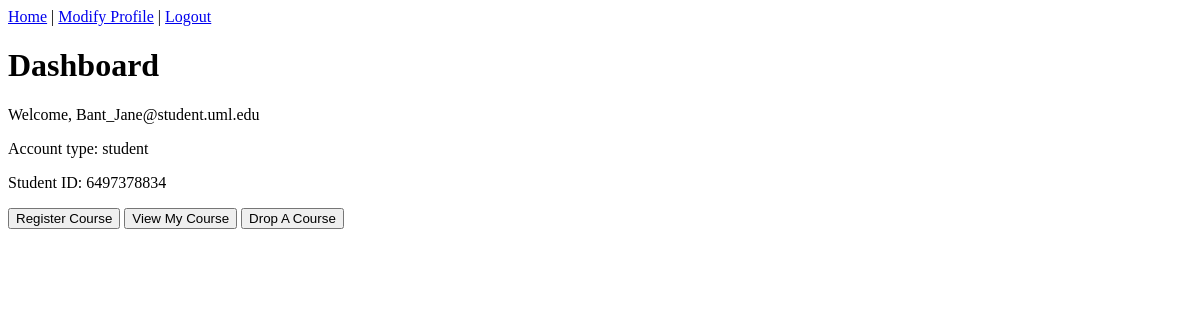
Page /student.php?page=home (signed in) on the earlier database version.
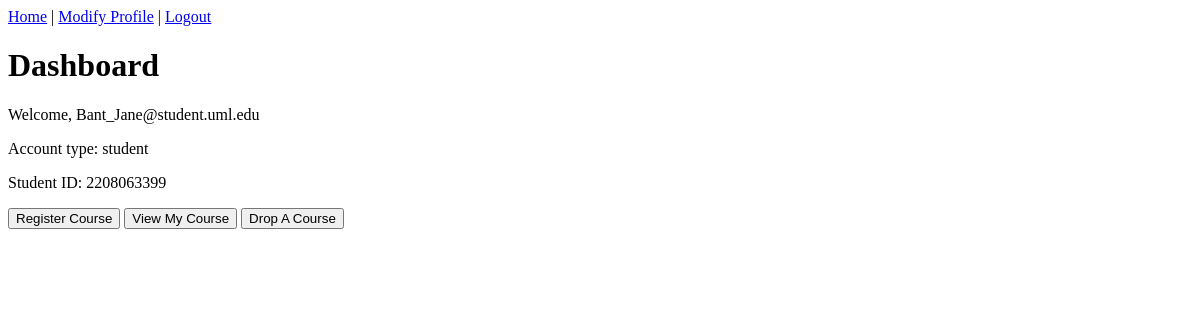
Same page on the later database version.
### tables this page shows
create table student
	(student_id		varchar(10), 
	 name			varchar(20) not null, 
	 email			varchar(50) not null,
	 dept_name		varchar(100), 
	 primary key (student_id),
	 foreign key (dept_name) references department (dept_name)
		on delete set null
	);

### config_functions.php (called while the page is built, shortened)
<?php
function get_student_id($user_email, $conn) {
    $stmt = $conn->prepare("SELECT student_id FROM student WHERE email = ?");
    $stmt->bind_param("s", $user_email);
    $stmt->execute();
    $stmt->bind_result($student_id);
    return $student_id;
}
function is_admin() {
    return $_SESSION['user_type'] === 'admin';
}
function is_instructor() {
    return $_SESSION['user_type'] === 'instructor';
}

### student.php (the view, shortened to what this page needs)
<?php
require_once 'config_functions.php';
$page = isset($_GET['page']) ? $_GET['page'] : 'home';
$conn = get_db_connection();
$user_id = $_SESSION['user_id'] ?? null;
$user_type = $_SESSION['user_type'] ?? null;
$student_id = null;
if ($user_type === 'student') {
    $student_id = get_student_id($user_id, $conn);
}
?>
<!DOCTYPE html>
<html>
<head>
</head>
<body>
    <div class="content">
        <?php
        switch ($page) {
            case 'home':
                ?>
                <nav>
                    <a href="student.php?page=home">Home</a> |
                    <a href="student.php?page=modify_profile">Modify Profile</a> |
                    <a href="logout.php">Logout</a>
                </nav>
                <h1>Dashboard</h1>
                <p>Welcome, <?php echo htmlspecialchars($user_id); ?></p>
                <p>Account type: <?php echo htmlspecialchars($user_type); ?></p>
                <?php if ($user_type === 'student' && $student_id): ?>
                    <p>Student ID: <?php echo htmlspecialchars($student_id); ?></p>
                <?php endif; ?>
                <?php if (!is_admin() && !is_instructor()): ?>
                    <a href="student_register.php"><button type="button">Register Course</button></a>
                    <a href="student_history.php?page=my_courses"><button type="button">View My Course</button></a>
                    <a href="student_drop.php"><button type="button">Drop A Course</button></a>
                <?php endif; ?>
                <?php
                break;
                ?>
                <?php
        }
        ?>
    </div>
</body>
</html>

Differences in the rows shown:
removed student: student_id "6497378834"
added student: student_id "2208063399"
